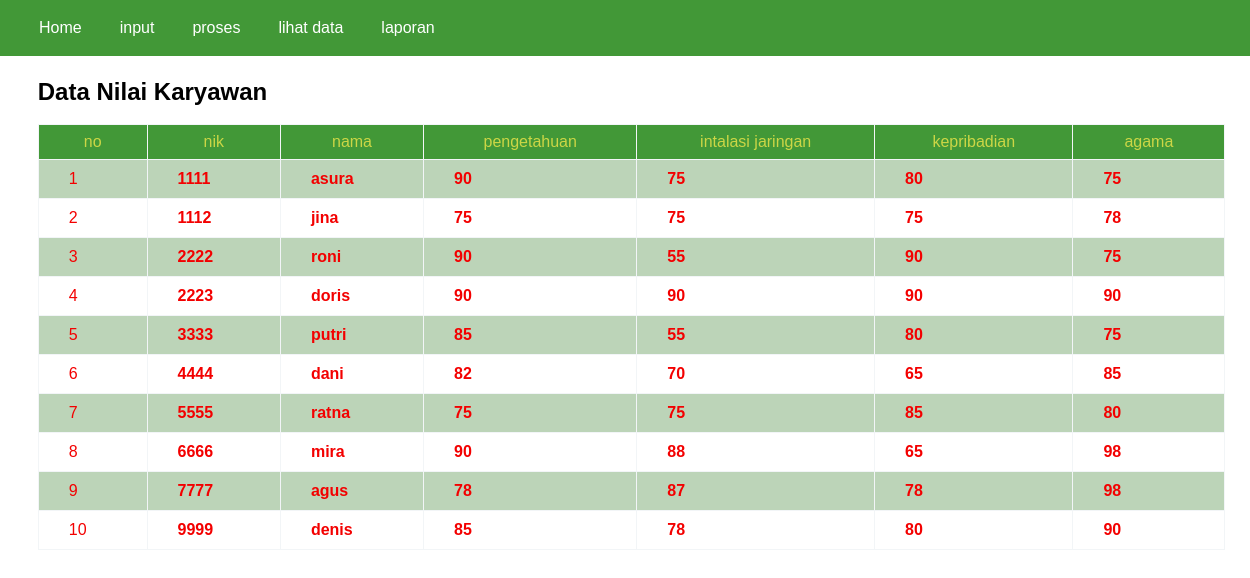
/?p=karyawan, run on the app's committed database.
### tables this page shows
CREATE TABLE `tbl_bobot` (
  `nik` varchar(11) NOT NULL,
  `c1` int(11) NOT NULL,
  `c2` int(11) NOT NULL,
  `c3` int(11) NOT NULL,
  `c4` int(11) NOT NULL,
  `tgl` date NOT NULL
);

CREATE TABLE `tbl_karyawan` (
  `nik` varchar(20) NOT NULL,
  `nama` varchar(30) NOT NULL,
  `golongan` varchar(15) NOT NULL,
  `alamat` text NOT NULL
);

### karyawan.php (the view)
<?php
echo "
<br>
<h2 style='margin-left: 1cm;'>Data Nilai Karyawan</h2> <br>";
echo "<table class='table2' border='1'>
  <tr>
  <th>no</th>
    <th>nik</th>
    <th>nama</th>
    <th>pengetahuan</th>
    <th>intalasi jaringan</th>
    <th>kepribadian</th>
    <th>agama</th>
  </tr>";
$panggil = mysqli_query($kon, "SELECT tbl_karyawan.nik, tbl_karyawan.nama, tbl_bobot.c1, tbl_bobot.c2, tbl_bobot.c3, tbl_bobot.c4 FROM tbl_bobot, tbl_karyawan WHERE tbl_karyawan.nik=tbl_bobot.nik");
$no = 1;
while($rs = mysqli_fetch_array($panggil)){
  echo "<tr>
    <td>$no</td>
    <td>
	  <b>$rs[nik]</b>
	</td>
    <td>
	  <b>$rs[nama]</b>
	</td>
    <td>
	 <b>$rs[c1]</b>
	</td>
    <td>
	  <b>$rs[c2]</b>
    </td>
    <td>
	  <b>$rs[c3]</b>
    </td>
    <td>
	  <b>$rs[c4]</b>
    </td>
  </tr>";
  $no++;
}
echo "</table>";
?>

### index.php (shortened to what this page needs)
<!DOCTYPE html>
<html lang="en">
<head>
    <link rel="stylesheet" href="css/gayak.css">
</head>
<body>
<nav>
    <ul>
        <li><a href="/sawdss">Home</a></li>
        <li><a href="#">input</a>
        </li>
        <li><a href="#">proses</a>
        </li>
        <li><a href="#">lihat data</a>
        </li>
        <li><a href="/sawdss/laporan.php" onClick="return confirm ('pastikan data di form perankingan sudah benar')">laporan</a></li>
    </ul>
</nav>
<?php
include "koneksi.php";
if(isset($_GET['p'])){
    $page = $_GET['p'];
    switch ($page) {
        case 'karyawan':
            include "karyawan.php";
            break;
    }
}else{
    include "home.php";
}
?>
</body>
</html>

### css/gayak.css (style rules this page uses)
* { margin:0; padding:0; }
body { background-color:#fff; font-family:Arial, Helvetica, sans-serif; color:#000; }
nav { margin:auto; text-align: center; width: 100%; }
nav ul { background: #429837; padding: 0 20px; list-style: none; position: relative; display: inline-table; width: 100%; }
nav ul:after { content: ""; clear:both; display: block; }
nav ul li { float:left; }
nav ul li a { display: block; padding: 19px; color: #fff; text-decoration: none; }
.table2 { font-family: sans-serif; color: rgb(243, 0, 0); border-collapse: collapse; width: 95%; border: 1px solid #f2f5f7; margin-left: 1cm; }
.table1, th { padding: 8px 30px; text-align: center; }
.table1, td { padding: 10px 30px; text-align: left; }
.table2 tr th { background: #429837; color: rgb(204, 214, 70); font-weight: normal; }
.table2, th { padding: 8px 30px; text-align: center; }
.table2, td { padding: 10px 30px; text-align: left; }
.table2 tr:nth-child(even) { background-color: #bcd4b8; }

### data on the page
tbl_bobot: tbl_karyawan.nik "1111", tbl_karyawan.nama "asura", c1 "90", c2 "75", c3 "80", c4 "75"
tbl_bobot: tbl_karyawan.nik "1112", tbl_karyawan.nama "jina", c1 "75", c2 "75", c3 "75", c4 "78"
tbl_bobot: tbl_karyawan.nik "2222", tbl_karyawan.nama "roni", c1 "90", c2 "55", c3 "90", c4 "75"
tbl_bobot: tbl_karyawan.nik "2223", tbl_karyawan.nama "doris", c1 "90", c2 "90", c3 "90", c4 "90"
tbl_bobot: tbl_karyawan.nik "3333", tbl_karyawan.nama "putri", c1 "85", c2 "55", c3 "80", c4 "75"
tbl_bobot: tbl_karyawan.nik "4444", tbl_karyawan.nama "dani", c1 "82", c2 "70", c3 "65", c4 "85"
tbl_bobot: tbl_karyawan.nik "5555", tbl_karyawan.nama "ratna", c1 "75", c2 "75", c3 "85", c4 "80"
tbl_bobot: tbl_karyawan.nik "6666", tbl_karyawan.nama "mira", c1 "90", c2 "88", c3 "65", c4 "98"
tbl_bobot: tbl_karyawan.nik "7777", tbl_karyawan.nama "agus", c1 "78", c2 "87", c3 "78", c4 "98"
tbl_bobot: tbl_karyawan.nik "9999", tbl_karyawan.nama "denis", c1 "85", c2 "78", c3 "80", c4 "90"
